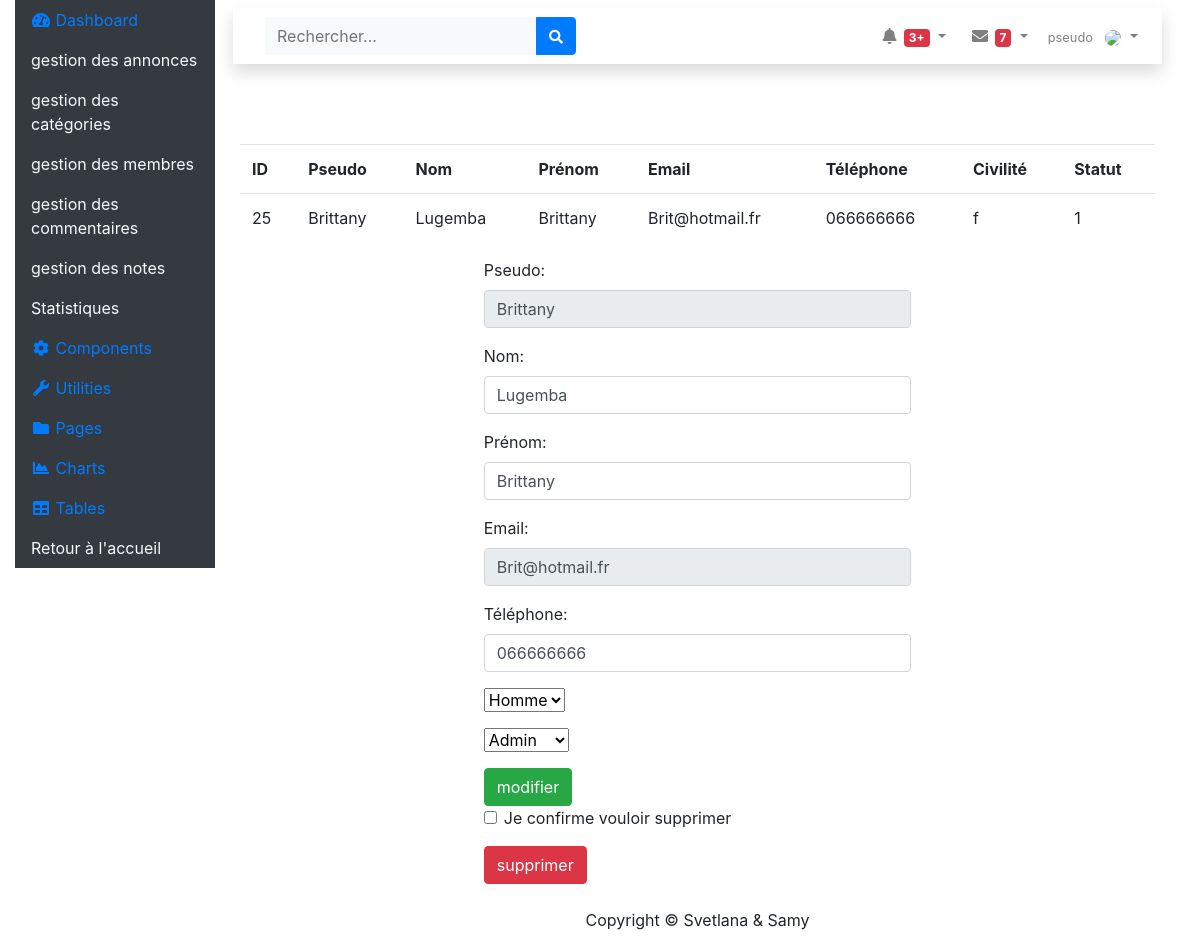
Page /admin/fiche_membre.php?id=25 on the committed database.
### tables this page shows
CREATE TABLE IF NOT EXISTS `membre` (
  `id_membre` int(3) NOT NULL AUTO_INCREMENT,
  `pseudo` varchar(20) NOT NULL,
  `mdp` varchar(60) NOT NULL,
  `nom` varchar(20) NOT NULL,
  `prenom` varchar(20) DEFAULT NULL,
  `telephone` varchar(20) DEFAULT NULL,
  `email` varchar(50) DEFAULT NULL,
  `civilite` enum('m','f') DEFAULT NULL,
  `statut` int(1) DEFAULT NULL,
  `date_enregistrement` datetime DEFAULT NULL,
  PRIMARY KEY (`id_membre`)
);

### admin/fiche_membre.php (the view, shortened to what this page needs)
<?php
require_once __DIR__ . '/../assets/config/configurationprincipale.php';
if (isset($_GET['id']) && !empty($_GET['id']) && is_numeric($_GET['id'])) {
    $resultat = $pdo -> prepare("SELECT * FROM membre WHERE id_membre = :id");
    $resultat -> bindParam(':id', $_GET['id'], PDO::PARAM_INT);
    $resultat -> execute();
    if ($resultat -> rowCount() > 0) {
        $membre = $resultat -> fetch();
    }
} else {
        alertMessage('danger', 'erreur');
}
    if (isset($_GET['id']) && !empty($_GET['id']) && is_numeric($_GET['id'])) {
        $resultat = $pdo -> prepare("SELECT * FROM membre WHERE id_membre = :id");
        $resultat -> bindParam(':id', $_GET['id'], PDO::PARAM_INT);
        $resultat -> execute();
        if ($resultat -> rowCount() > 0) {
            $membre_a_modifier = $resultat -> fetch();
        }
    }
    $id_membre = (isset($membre_a_modifier)) ? $membre_a_modifier['id_membre'] : '';
    $pseudo = (isset($membre_a_modifier)) ? $membre_a_modifier['pseudo'] : '';
    $nom = (isset($membre_a_modifier)) ? $membre_a_modifier['nom'] : '';
    $prenom = (isset($membre_a_modifier)) ? $membre_a_modifier['prenom'] : '';
    $email = (isset($membre_a_modifier)) ? $membre_a_modifier['email'] : '';
    $telephone = (isset($membre_a_modifier)) ? $membre_a_modifier['telephone'] : '';
    $civilite = (isset($membre_a_modifier)) ? $membre_a_modifier['civilite'] : '';
    $statut =(isset($membre_a_modifier)) ? $membre_a_modifier['statut'] : '';
include __DIR__ . '/../assets/includes/header_admin.php';
?>
<table class="table">
	<tr>
		<th>ID</th>
		<th>Pseudo</th>
        <th>Nom</th>
        <th>Prénom</th>
        <th>Email</th>
        <th>Téléphone</th>
        <th>Civilité</th>
        <th>Statut</th>
	</tr>
		<tr>
			<td><?= $_GET['id']; ?></td>
			<td><?= $membre['pseudo'];?></td>
            <td><?= $membre['nom']; ?></td>
            <td><?= $membre['prenom']; ?></td>
            <td><?= $membre['email']; ?></td>
            <td><?= $membre['telephone']; ?></td>
            <td><?= $membre['civilite']; ?></td>
            <td><?= $membre['statut']; ?></td>
		</tr>
</table>
<div class="col-md-6 offset-3">
    <form action="fiche_membre.php?id=<?= $_GET['id']; ?>" method="post" enctype="multipart/form-data" >
            <div class="form-group">
                <label>Pseudo:</label>
                <input type="text" disabled class="form-control" name="pseudo" value="<?=$pseudo?>"/>
            </div>
            <div class="form-group">
                <label>Nom:</label>
                <input type="text" value="<?=$nom?>" class="form-control" name="nom">
            </div>
            <div class="form-group">
                <label>Prénom:</label>
                <input type="text" value="<?=$prenom?>" class="form-control" name="prenom">
            </div>
            <div class="form-group">
                <label>Email:</label>
                <input type="email" value="<?=$email?>" disabled class="form-control" type="email" name="email">
            </div>
            <div class="form-group">
                <label>Téléphone:</label>
                <input type="tel" class="form-control" value="<?=$telephone?>" name="telephone">
            </div>
            <div class="input-group mb-3">
                    <select name="civilite" value="<?=$civilite?>">
                        <option value="m">Homme</option>
                    </select>
            </div>
            <div class="input-group mb-3">
                    <select name="statut" value="<?=$statut?>">
                        <option value="1">Admin</option>
                    </select>
            </div>
        <input type="submit" class="btn btn-success" value="modifier" name="modifier"/>
    </form>
    <form  method="post" action="fiche_membre.php?id=<?=$id_membre?>" enctype="multipart/form-data">
            <div class="form-group form-check " >
                <input type="checkbox" class="form-check-input" name="suppr" id="suppr">
                <label for="supprimer" class="form-check-label">Je confirme vouloir supprimer</label><br>
            </div>
        <input type="submit" class="btn btn-danger" name='supprimer' value="supprimer"/>
    </form>
</div>
<?php
include __DIR__ . '/../assets/includes/footer_admin.php';

### rows in the picture
membre: pseudo "Brittany", nom "Lugemba", prenom "Brittany", email "Brit@hotmail.fr", telephone "066666666", civilite "f", statut "1", civilite "Homme"

### other values in the picture
$_GET['id'] "25"
